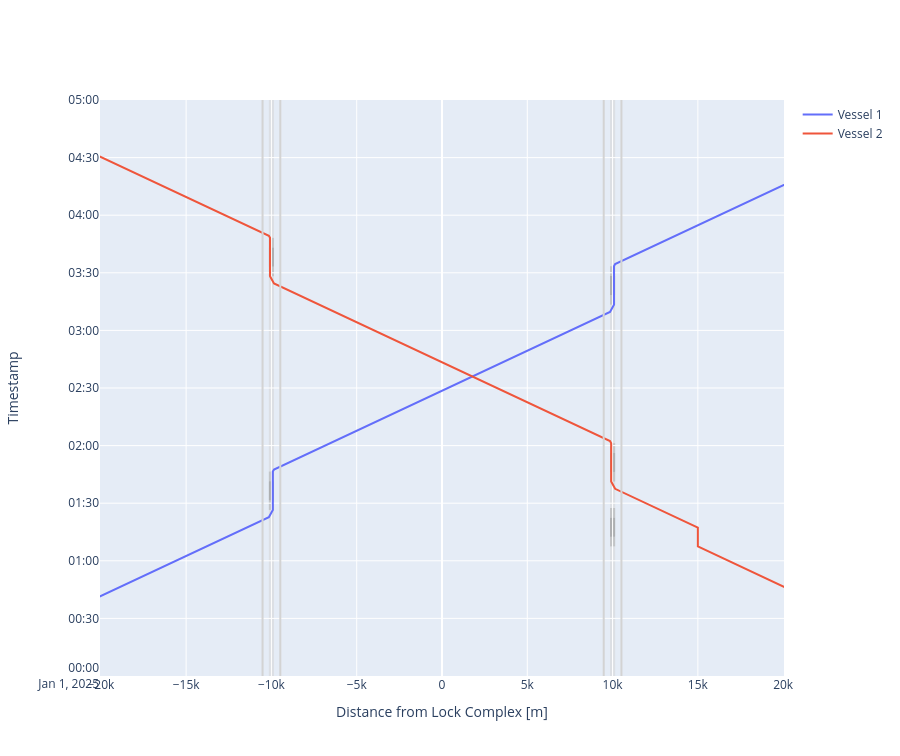

The code cell stored with this chart in its notebook:
### Markdown cell above
#### Time-distance diagram of vessels passing the lock and planning info
We can plot the time-distance diagram for each lock complex. We can add both plots in one figure with a bit of magic, using an offset of half the distance between the lock (+/- 10000 m). Furthermore, we have to ignore the double plotting of the vessels.

Both locks operate separately. Vessel 2 has some extra waiting time, as an empty lock operation was required.

### Code cell
def cm_to_pixels(cm):
    return cm * 37.8 # Set figure height to 10 cmfig.update_layout(height=cm_to_pixels(10))

from plotly.subplots import make_subplots
fig = make_subplots()

# We can plot the time-distance diagram
fig = lock_complex_I.lock_chambers['Lock chamber I'].plot(xlimmin = -20050, 
                                                          xlimmax = 20050,
                                                          offset_x = -10000,
                                                          ylimmin = pd.Timestamp('2025-01-01 00:00:00'),
                                                          ylimmax = pd.Timestamp('2025-01-01 05:00:00'),
                                                          method='Plotly',
                                                          boundary_nodes = ['-2','+2'], 
                                                          fig = fig)

# We can plot the time-distance diagram
fig = lock_complex_II.lock_chambers['Lock chamber II'].plot(xlimmin = -20050, 
                                                            xlimmax = 20050,
                                                            offset_x = 10000,
                                                            ylimmin = pd.Timestamp('2025-01-01 00:00:00'),
                                                            ylimmax = pd.Timestamp('2025-01-01 05:00:00'),
                                                            method='Plotly',
                                                            boundary_nodes = ['-2','+2'],
                                                            fig=fig)

fig.data = fig.data[:2]

fig.update_layout(height=cm_to_pixels(20))

### Figure 1 — Plotly figure (JSON) as saved in the notebook; plotly's stock layout.template omitted (floating-point values rounded to 4 significant figures)
{"data": [{"mode": "lines", "name": "Vessel 1", "type": "scatter", "x": [-30000.0, -15000.0, -15000.0, -15000.0, -10150.0, -10150.0, -9918.0, -9918.0, -9918.0, -9918.0, -9918.0, -9918.0, -9918.0, -9918.0, -9850.0, -9850.0, -5000.0, -5000.0, -5000.0, 5000.0, 5000.0, 5000.0, 9850.0, 9850.0, 10080.0, 10080.0, 10080.0, 10080.0, 10080.0, 10080.0, 10080.0, 10080.0, 10150.0, 10150.0, 15000.0, 15000.0, 15000.0, 30000.0], "xaxis": "x", "y": ["2025-01-01T00:00:00", "2025-01-01T01:02:30", "2025-01-01T01:02:30", "2025-01-01T01:02:30", "2025-01-01T01:22:42.500000", "2025-01-01T01:22:42.500000", "2025-01-01T01:26:28.471922", "2025-01-01T01:26:28.471922", "2025-01-01T01:31:28.471922", "2025-01-01T01:31:28.471922", "2025-01-01T01:41:28.471922", "2025-01-01T01:41:28.471922", "2025-01-01T01:46:28.471922", "2025-01-01T01:46:28.471922", "2025-01-01T01:47:34.076674", "2025-01-01T01:47:34.076674", "2025-01-01T02:07:46.576674", "2025-01-01T02:07:46.576674", "2025-01-01T02:07:46.576674", "2025-01-01T02:49:26.576674", "2025-01-01T02:49:26.576674", "2025-01-01T02:49:26.576674", "2025-01-01T03:09:39.076674", "2025-01-01T03:09:39.076674", "2025-01-01T03:13:25.048596", "2025-01-01T03:13:25.048596", "2025-01-01T03:18:25.048596", "2025-01-01T03:18:25.048596", "2025-01-01T03:28:25.048596", "2025-01-01T03:28:25.048596", "2025-01-01T03:33:25.048596", "2025-01-01T03:33:25.048596", "2025-01-01T03:34:30.653348", "2025-01-01T03:34:30.653348", "2025-01-01T03:54:43.153348", "2025-01-01T03:54:43.153348", "2025-01-01T03:54:43.153348", "2025-01-01T04:57:13.153348"], "yaxis": "y"}, {"mode": "lines", "name": "Vessel 2", "type": "scatter", "x": [30000.0, 15000.0, 15000.0, 15000.0, 15000.0, 15000.0, 10150.0, 10150.0, 9918.0, 9918.0, 9918.0, 9918.0, 9918.0, 9918.0, 9918.0, 9918.0, 9850.0, 9850.0, 5000.0, 5000.0, 5000.0, -5000.0, -5000.0, -5000.0, -9850.0, -9850.0, -10080.0, -10080.0, -10080.0, -10080.0, -10080.0, -10080.0, -10080.0, -10080.0, -10150.0, -10150.0, -15000.0, -15000.0, -15000.0, -30000.0], "xaxis": "x", "y": ["2025-01-01T00:05:00", "2025-01-01T01:07:30", "2025-01-01T01:07:30", "2025-01-01T01:07:30", "2025-01-01T01:17:17.500000", "2025-01-01T01:17:17.500000", "2025-01-01T01:37:30", "2025-01-01T01:37:30", "2025-01-01T01:41:15.971922", "2025-01-01T01:41:15.971922", "2025-01-01T01:46:15.971922", "2025-01-01T01:46:15.971922", "2025-01-01T01:56:15.971922", "2025-01-01T01:56:15.971922", "2025-01-01T02:01:15.971922", "2025-01-01T02:01:15.971922", "2025-01-01T02:02:21.576674", "2025-01-01T02:02:21.576674", "2025-01-01T02:22:34.076674", "2025-01-01T02:22:34.076674", "2025-01-01T02:22:34.076674", "2025-01-01T03:04:14.076674", "2025-01-01T03:04:14.076674", "2025-01-01T03:04:14.076674", "2025-01-01T03:24:26.576674", "2025-01-01T03:24:26.576674", "2025-01-01T03:28:12.548596", "2025-01-01T03:28:12.548596", "2025-01-01T03:33:12.548596", "2025-01-01T03:33:12.548596", "2025-01-01T03:43:12.548596", "2025-01-01T03:43:12.548596", "2025-01-01T03:48:12.548596", "2025-01-01T03:48:12.548596", "2025-01-01T03:49:18.153348", "2025-01-01T03:49:18.153348", "2025-01-01T04:09:30.653348", "2025-01-01T04:09:30.653348", "2025-01-01T04:09:30.653348", "2025-01-01T05:12:00.653348"], "yaxis": "y"}], "layout": {"height": 756, "shapes": [{"fillcolor": "lightgrey", "layer": "below", "line": {"width": 0}, "name": "Lock Geometry", "opacity": 0.5, "type": "rect", "x0": -10150, "x1": -9850, "y0": "2025-01-01T00:00:00", "y1": "2025-01-01T05:00:00"}, {"fillcolor": "darkgrey", "layer": "below", "line": {"width": 0}, "name": "Lock gate closing", "opacity": 0.5, "type": "rect", "x0": -10150, "x1": -9850, "xref": "x", "y0": "2025-01-01T01:26:28.471922", "y1": "2025-01-01T01:31:28.471922", "yref": "y"}, {"fillcolor": "grey", "layer": "below", "line": {"width": 0}, "name": "Lock levelling", "opacity": 0.5, "type": "rect", "x0": -10150, "x1": -9850, "xref": "x", "y0": "2025-01-01T01:31:28.471922", "y1": "2025-01-01T01:41:28.471922", "yref": "y"}, {"fillcolor": "darkgrey", "layer": "below", "line": {"width": 0}, "name": "Lock gate opening", "opacity": 0.5, "type": "rect", "x0": -10150, "x1": -9850, "xref": "x", "y0": "2025-01-01T01:41:28.471922", "y1": "2025-01-01T01:46:28.471922", "yref": "y"}, {"fillcolor": "darkgrey", "layer": "below", "line": {"width": 0}, "name": "Lock gate closing", "opacity": 0.5, "type": "rect", "x0": -10150, "x1": -9850, "xref": "x", "y0": "2025-01-01T03:28:12.548596", "y1": "2025-01-01T03:33:12.548596", "yref": "y"}, {"fillcolor": "grey", "layer": "below", "line": {"width": 0}, "name": "Lock levelling", "opacity": 0.5, "type": "rect", "x0": -10150, "x1": -9850, "xref": "x", "y0": "2025-01-01T03:33:12.548596", "y1": "2025-01-01T03:43:12.548596", "yref": "y"}, {"fillcolor": "darkgrey", "layer": "below", "line": {"width": 0}, "name": "Lock gate opening", "opacity": 0.5, "type": "rect", "x0": -10150, "x1": -9850, "xref": "x", "y0": "2025-01-01T03:43:12.548596", "y1": "2025-01-01T03:48:12.548596", "yref": "y"}, {"line": {"color": "lightgrey"}, "type": "line", "x0": -10520, "x1": -10520, "xref": "x", "y0": 0, "y1": 1, "yref": "y domain"}, {"line": {"color": "lightgrey"}, "type": "line", "x0": -9480, "x1": -9480, "xref": "x", "y0": 0, "y1": 1, "yref": "y domain"}, {"fillcolor": "lightgrey", "layer": "below", "line": {"width": 0}, "name": "Lock Geometry", "opacity": 0.5, "type": "rect", "x0": 9850, "x1": 10150, "y0": "2025-01-01T00:00:00", "y1": "2025-01-01T05:00:00"}, {"fillcolor": "darkgrey", "layer": "below", "line": {"width": 0}, "name": "Lock gate closing", "opacity": 0.5, "type": "rect", "x0": 9850, "x1": 10150, "xref": "x", "y0": "2025-01-01T01:07:30", "y1": "2025-01-01T01:12:30", "yref": "y"}, {"fillcolor": "grey", "layer": "below", "line": {"width": 0}, "name": "Lock levelling", "opacity": 0.5, "type": "rect", "x0": 9850, "x1": 10150, "xref": "x", "y0": "2025-01-01T01:12:30", "y1": "2025-01-01T01:22:30", "yref": "y"}, {"fillcolor": "darkgrey", "layer": "below", "line": {"width": 0}, "name": "Lock gate opening", "opacity": 0.5, "type": "rect", "x0": 9850, "x1": 10150, "xref": "x", "y0": "2025-01-01T01:22:30", "y1": "2025-01-01T01:27:30", "yref": "y"}, {"fillcolor": "darkgrey", "layer": "below", "line": {"width": 0}, "name": "Lock gate closing", "opacity": 0.5, "type": "rect", "x0": 9850, "x1": 10150, "xref": "x", "y0": "2025-01-01T01:41:15.971922", "y1": "2025-01-01T01:46:15.971922", "yref": "y"}, {"fillcolor": "grey", "layer": "below", "line": {"width": 0}, "name": "Lock levelling", "opacity": 0.5, "type": "rect", "x0": 9850, "x1": 10150, "xref": "x", "y0": "2025-01-01T01:46:15.971922", "y1": "2025-01-01T01:56:15.971922", "yref": "y"}, {"fillcolor": "darkgrey", "layer": "below", "line": {"width": 0}, "name": "Lock gate opening", "opacity": 0.5, "type": "rect", "x0": 9850, "x1": 10150, "xref": "x", "y0": "2025-01-01T01:56:15.971922", "y1": "2025-01-01T02:01:15.971922", "yref": "y"}, {"fillcolor": "darkgrey", "layer": "below", "line": {"width": 0}, "name": "Lock gate closing", "opacity": 0.5, "type": "rect", "x0": 9850, "x1": 10150, "xref": "x", "y0": "2025-01-01T03:13:25.048596", "y1": "2025-01-01T03:18:25.048596", "yref": "y"}, {"fillcolor": "grey", "layer": "below", "line": {"width": 0}, "name": "Lock levelling", "opacity": 0.5, "type": "rect", "x0": 9850, "x1": 10150, "xref": "x", "y0": "2025-01-01T03:18:25.048596", "y1": "2025-01-01T03:28:25.048596", "yref": "y"}, {"fillcolor": "darkgrey", "layer": "below", "line": {"width": 0}, "name": "Lock gate opening", "opacity": 0.5, "type": "rect", "x0": 9850, "x1": 10150, "xref": "x", "y0": "2025-01-01T03:28:25.048596", "y1": "2025-01-01T03:33:25.048596", "yref": "y"}, {"line": {"color": "lightgrey"}, "type": "line", "x0": 9480, "x1": 9480, "xref": "x", "y0": 0, "y1": 1, "yref": "y domain"}, {"line": {"color": "lightgrey"}, "type": "line", "x0": 10520, "x1": 10520, "xref": "x", "y0": 0, "y1": 1, "yref": "y domain"}], "showlegend": true, "xaxis": {"anchor": "y", "domain": [0, 1], "range": [-20050, 20050], "title": {"text": "Distance from Lock Complex [m]"}}, "yaxis": {"anchor": "x", "domain": [0, 1], "range": ["2025-01-01T00:00:00", "2025-01-01T05:00:00"], "title": {"text": "Timestamp"}}}}
